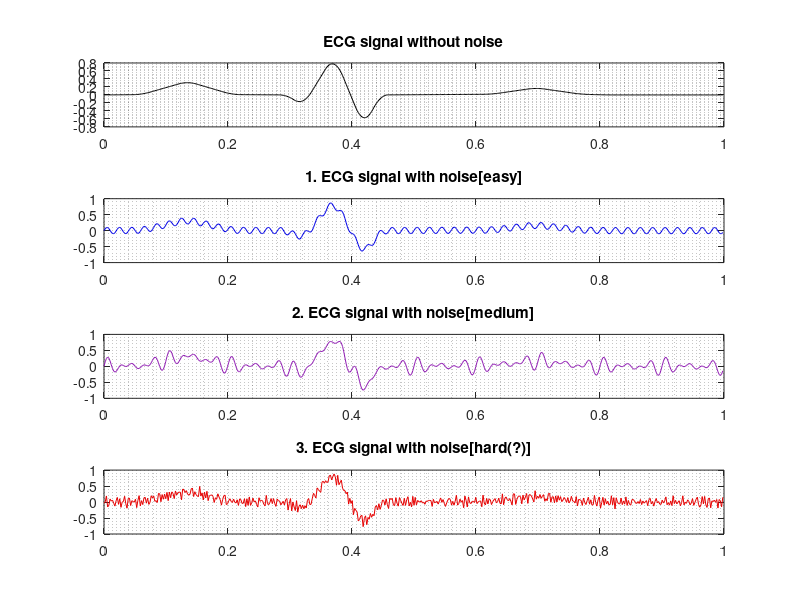

The MATLAB script that drew this image: (Note: this script raises an error after producing the figure.)
%Loading of the ecgdata
ecgdata = load('ecgdata2.dat', '-mat');

%Set verbose ~nan if DFT visualization is wanted.
verbose = nan;

%extracting the ecgdata into seperate workspace entities
ecg_raw = ecgdata.ecg3;
ecg_noised1 = ecgdata.sig1;
ecg_noised2 = ecgdata.sig2;
ecg_noised3 = ecgdata.sig3;
ecg_t = ecgdata.t;
fs = 512;
ecg_t_single_periode = ecg_t(1:fs);
ecg_T = 1:fs;

%assigning each signal their own plotting color
color_original = [0, 0, 0];
color_noised1 = [0, 0, 0.9];
color_noised2 = [0.5686, 0.1176, 0.7059];
color_noised3 = [0.9, 0, 0];

%plotting of the raw ecg, and the noised signals.
figure('Name', 'All signals');
subplot(4, 1, 1);
plot(ecg_t_single_periode, ecg_raw(ecg_T), 'color', color_original);
grid minor
title('ECG signal without noise');

subplot(4, 1, 2);
plot(ecg_t_single_periode, ecg_noised1(ecg_T), 'color', color_noised1);
grid minor
title('1. ECG signal with noise[easy]');

subplot(4, 1, 3);
plot(ecg_t_single_periode, ecg_noised2(ecg_T), 'color', color_noised2);
grid minor
title('2. ECG signal with noise[medium]');

subplot(4, 1, 4);
plot(ecg_t_single_periode, ecg_noised3(ecg_T), 'color', color_noised3);
grid minor
title('3. ECG signal with noise[hard(?)]');

%%%%%%%%%%%%%%%%%% 1. Noised signal %%%%%%%%%%%%%%%%%%%

%%%%%%%%%%%%%%%%%% DFT analysis %%%%%%%%%%%%%%%%%%%

%DFT analysis of the first signal
[DFT_ABS_noised1, DFT_ANG_noised1] = fanalyse(ecg_noised1(ecg_T), length(ecg_T), fs, verbose);
DFT_ecg_noised1 = DFT_ABS_noised1 .* exp(1i * DFT_ANG_noised1);
%DFT_ecg_noised1_single_periode = DFT_ecg_noised1(1:length(ecg_T);

%From reading the components of the DFT, identified manually
DFT_ecg_noised1(463) = 0;
DFT_ecg_noised1(51) = 0;

%%%%%%%%%%%%%%%%%% FILTER %%%%%%%%%%%%%%%%%%%

%applying the designed filter to the first signal.
%the filter was designed with the noise parameters estimated to be about
%A=0.1 and T_s = 0.02.

lowpass_designfilt = designfilt('lowpassfir', 'PassbandFrequency', 10, 'StopbandFrequency', 25, 'PassbandRipple', 1, 'StopbandAttenuation', 60, 'SampleRate', 512);

ecg_noised1_lowpass_filtered = filter(lowpass_designfilt, ecg_noised1);

%Canceling the delay caused by the filtering
ecg_noised1_lowpass_filtered_shifted = negate_filter_delay(lowpass_designfilt, ecg_t, ecg_noised1_lowpass_filtered);


%plotting the results of the filtering
figure('Name', ' 1. ECG signal processing');

subplot(5, 1, 1);
plot(ecg_t_single_periode, ecg_raw(ecg_T), 'color', color_original);
grid minor
title('Signal without noise');

subplot(5, 1, 2);
plot(ecg_t_single_periode, ecg_noised1(ecg_T), 'color', color_noised1);
grid minor
title('Signal with noise');

subplot(5, 1, 3);
plot(ecg_t_single_periode, ecg_noised1_lowpass_filtered(ecg_T), 'color', color_noised1);
grid minor
title('Lowpass filtered, non-shifted signal');

subplot(5, 1, 4);
plot(ecg_t_single_periode, ecg_noised1_lowpass_filtered_shifted(ecg_T), 'color', color_noised1);
grid minor
title('Lowpass filtered and shifted signal');

subplot(5, 1, 5);
plot(ecg_t_single_periode, real(ifft(DFT_ecg_noised1(ecg_T))), 'color', color_noised1);
grid minor
title('DFT reconstructed signal, n = 51 = 463 = 0');


%%%%%%%%%%%%%%%%%% 2. Noised signal %%%%%%%%%%%%%%%%%%%

%%%%%%%%%%%%%%%%%% DFT analysis %%%%%%%%%%%%%%%%%%%

[DFT_ABS_noised2, DFT_ANG_noised2] = fanalyse(ecg_noised2(ecg_T), length(ecg_T), fs, verbose);
DFT_ecg_noised2 = DFT_ABS_noised2 .* exp(1i * DFT_ANG_noised2);

DFT_ecg_noised2(463) = 0;
DFT_ecg_noised2(51) = 0;

DFT_ecg_noised2(473) = 0;
DFT_ecg_noised2(41) = 0;

DFT_ecg_noised2(483) = 0;
DFT_ecg_noised2(31) = 0;

%%%%%%%%%%%%%%%%%% FILTER %%%%%%%%%%%%%%%%%%%

ecg_noised2_lowpass_filtered = filter(lowpass_designfilt, ecg_noised2);

ecg_noised2_lowpass_filtered_shifted = negate_filter_delay(lowpass_designfilt, ecg_t, ecg_noised2_lowpass_filtered);


figure('Name', '2. ECG signal processing');
subplot(5, 1, 1);
plot(ecg_t_single_periode, ecg_raw(ecg_T), 'color', color_original);
grid minor
title('ECG signal without noise');

subplot(5, 1, 2);
plot(ecg_t_single_periode, ecg_noised2(ecg_T), 'color', color_noised2);
grid minor
title('2. ECG signal with noise');

subplot(5, 1, 3);
plot(ecg_t_single_periode, ecg_noised2_lowpass_filtered(ecg_T), 'color', color_noised2);
grid minor
title('Lowpass filtered, non-shifted signal');

subplot(5, 1, 4);
plot(ecg_t_single_periode, ecg_noised2_lowpass_filtered_shifted(ecg_T), 'color', color_noised2);
grid minor
title('Lowpass filtered and shifted signal');

subplot(5, 1, 5);
plot(ecg_t_single_periode, real(ifft(DFT_ecg_noised2(ecg_T))), 'color', color_noised2);
grid minor
title('2. ECG signal reconstructed after DFT component removal');

%%%%%%%%%%%%%%%%%% 3. Noised signal %%%%%%%%%%%%%%%%%%%

%%%%%%%%%%%%%%%%%% DFT analysis %%%%%%%%%%%%%%%%%%%

[DFT_ABS_noised3, DFT_ANG_noised3] = fanalyse(ecg_noised3(ecg_T), length(ecg_T), fs, verbose);
DFT_ecg_noised3 = DFT_ABS_noised3 .* exp(1i * DFT_ANG_noised3);

%DFT_ecg_noised3(463) = 0;
%DFT_ecg_noised3(51) = 0;

%DFT_ecg_noised3(473) = 0;
%DFT_ecg_noised3(41) = 0;

%DFT_ecg_noised3(483) = 0;
%DFT_ecg_noised3(31) = 0;

DFT_ecg_noised3(20:490) = 0;

%%%%%%%%%%%%%%%%%% FILTER %%%%%%%%%%%%%%%%%%%

ecg_noised3_lowpass_filtered = filter(lowpass_designfilt, ecg_noised3);

%Canceling the delay caused by the filtering
ecg_noised3_lowpass_filtered_shifted = negate_filter_delay(lowpass_designfilt, ecg_t, ecg_noised3_lowpass_filtered);


figure('Name', '3. ECG signal processing');
subplot(5, 1, 1);
plot(ecg_t_single_periode, ecg_raw(ecg_T), 'color', color_original);
grid minor
title('ECG signal without noise');

subplot(5, 1, 2);
plot(ecg_t_single_periode, ecg_noised3(ecg_T), 'color', color_noised3);
grid minor
title('3. ECG signal with noise');

subplot(5, 1, 3);
plot(ecg_t_single_periode, ecg_noised2_lowpass_filtered(ecg_T), 'color', color_noised3);
grid minor
title('Lowpass filtered, non-shifted signal');

subplot(5, 1, 4);
plot(ecg_t_single_periode, ecg_noised3_lowpass_filtered_shifted(ecg_T), 'color', color_noised3);
grid minor
title('Lowpass filtered and shifted signal');

subplot(5, 1, 5);
plot(ecg_t_single_periode, real(ifft(DFT_ecg_noised3(ecg_T))), 'color', color_noised3);
grid minor
title('3. ECG signal reconstructed after DFT component removal');